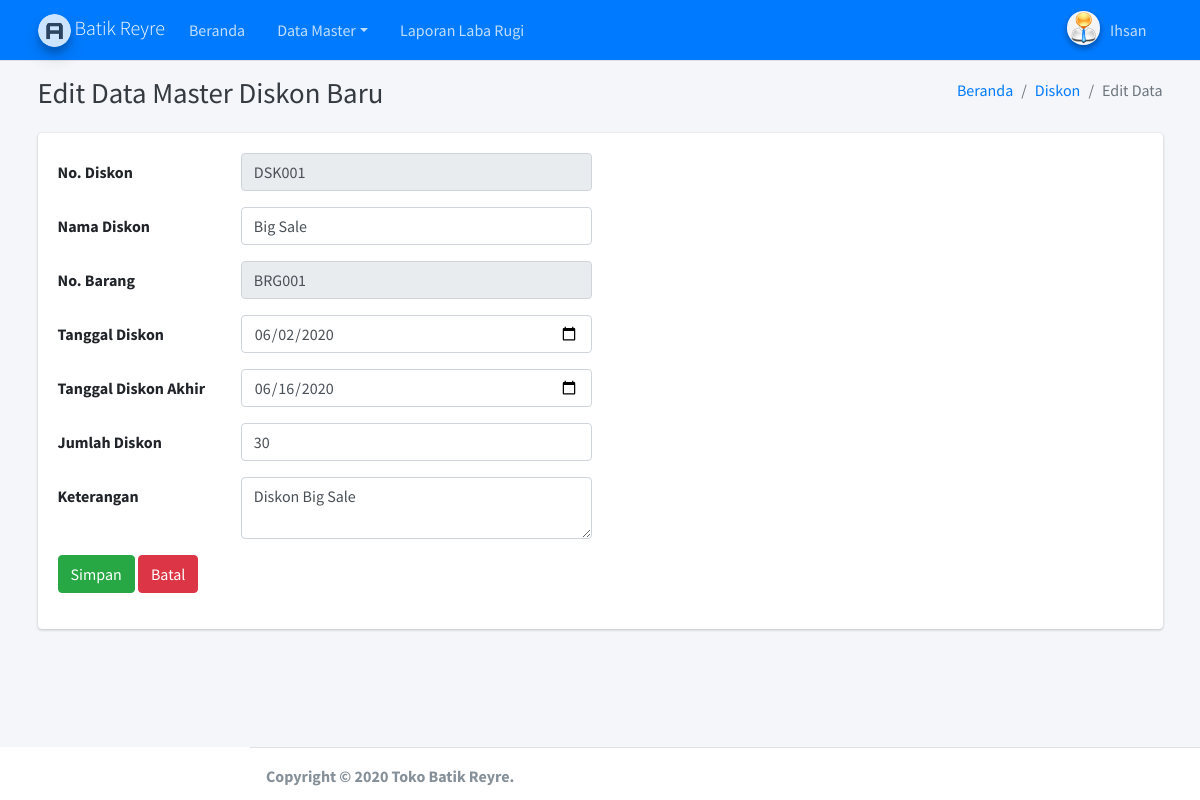
Page /paneladmin/admin.php?hlm=diskon&aksi=edit&no_diskon=DSK001 (signed in) on the committed database.
### tables this page shows
CREATE TABLE `tbl_diskon` (
  `no_diskon` varchar(50) NOT NULL,
  `no_brg` varchar(50) NOT NULL,
  `jml_diskon` int(11) NOT NULL
);

CREATE TABLE `tbl_diskon_detail` (
  `no_diskon` varchar(50) NOT NULL,
  `nm_diskon` varchar(250) NOT NULL,
  `no_brg` varchar(50) NOT NULL,
  `tgl_diskon` date NOT NULL,
  `tgl_diskon_akhir` date NOT NULL,
  `jml_diskon` int(11) NOT NULL,
  `ket` text NOT NULL
);

### paneladmin/site/diskon/diskon_edit.php (the view)
<?php
if( empty( $_SESSION['id_user'] ) ){
	$_SESSION['err'] = '<strong>ERROR!</strong> Anda harus login terlebih dahulu.';
	header('Location: ./');
	die();
} else {
	if( isset( $_REQUEST['submit'] )){
		$no_diskon = $_REQUEST['no_diskon'];
		$nm_diskon = $_REQUEST['nm_diskon'];
		$no_brg = $_REQUEST['no_brg'];
		$tgl_diskon = $_REQUEST['tgl_diskon'];
		$tgl_diskon_akhir = $_REQUEST['tgl_diskon_akhir'];
		$jml_diskon = $_REQUEST['jml_diskon'];
		$ket = $_REQUEST['ket'];
		$sql3 = mysqli_query($koneksi, "SELECT * FROM tbl_barang WHERE tbl_barang.no_brg='$_REQUEST[no_brg]'");
		$row3 = mysqli_fetch_array($sql3);
		$harga_akhir = $row3['harga'] - ($row3['harga']*($jml_diskon/100));
		$sql = mysqli_query($koneksi, "UPDATE tbl_diskon, tbl_diskon_detail, tbl_barang SET nm_diskon='$nm_diskon', tbl_diskon.no_brg='$no_brg', tbl_diskon_detail.no_brg='$no_brg', tgl_diskon='$tgl_diskon', tgl_diskon_akhir='$tgl_diskon_akhir', tbl_diskon.jml_diskon='$jml_diskon', tbl_diskon_detail.jml_diskon='$jml_diskon', tbl_barang.diskon='$jml_diskon', tbl_barang.harga_akhir='$harga_akhir', ket='$ket' WHERE tbl_diskon.no_diskon='$no_diskon' AND tbl_diskon_detail.no_diskon='$no_diskon' AND tbl_barang.no_brg='$_REQUEST[no_brg]'");
		if($sql == true){
			echo '<META HTTP-EQUIV="Refresh" Content="0; URL=./admin.php?hlm=diskon">';
			die();
		} else {
			echo 'ERROR! Periksa penulisan querynya.'. mysqli_error($koneksi);
		}
	} else {
		$no_diskon = $_REQUEST['no_diskon'];
		$sql = mysqli_query($koneksi, "SELECT * FROM tbl_diskon, tbl_diskon_detail WHERE tbl_diskon.no_diskon='$no_diskon' AND tbl_diskon_detail.no_diskon='$no_diskon'") or die( mysqli_error($koneksi));
		while($row = mysqli_fetch_array($sql)){
?>
  <div class="content-wrapper">
    <div class="content-header">
      <div class="container">
        <div class="row mb-2">
          <div class="col-sm-6">
            <h1 class="m-0 text-dark"> Edit Data Master Diskon Baru</h1>
          </div>
          <div class="col-sm-6">
            <ol class="breadcrumb float-sm-right">
              <li class="breadcrumb-item"><a href="admin.php">Beranda</a></li>
              <li class="breadcrumb-item"><a href="./admin.php?hlm=diskon">Diskon</a></li>
			  <li class="breadcrumb-item active">Edit Data</li>
            </ol>
          </div>
        </div>
      </div>
    </div>
<div class="content">
<div class="container">
<div class="row">
<div class="col-lg-12">
<div class="card">
<form method="post" action="" class="form-horizontal" role="form" enctype="multipart/form-data">
<div class="card-body">
	<div class="form-group row">
		<label for="no_diskon" class="col-sm-2 col-form-label">No. Diskon</label>
		<div class="col-sm-4">
			<input type="text" readonly="" value="<?php echo $row['no_diskon']; ?>" class="form-control" id="no_diskon" name="no_diskon" placeholder="No. Diskon" required>
		</div>
	</div>
	<div class="form-group row">
		<label for="nm_diskon" class="col-sm-2 col-form-label">Nama Diskon</label>
		<div class="col-sm-4">
			<input type="text" class="form-control" id="nm_diskon" name="nm_diskon" value="<?php echo $row['nm_diskon']; ?>" placeholder="Nama Barang" required>
		</div>
	</div>
	<div class="form-group row">
		<label for="no_brg" class="col-sm-2 col-form-label">No. Barang</label>
		<div class="col-sm-4">
			<input type="text" readonly="" value="<?php echo $row['no_brg']; ?>" class="form-control" id="no_brg" name="no_brg"  placeholder="No. Diskon" required>
		</div>
	</div>
	<div class="form-group row">
		<label for="tgl_diskon" class="col-sm-2 col-form-label">Tanggal Diskon</label>
		<div class="col-sm-4">
			<input type="date" class="form-control" id="tgl_diskon" name="tgl_diskon" value="<?php echo $row['tgl_diskon']; ?>" placeholder="Tanggal Diskon" required>
		</div>
	</div>
	<div class="form-group row">
		<label for="tgl_diskon_akhir" class="col-sm-2 col-form-label">Tanggal Diskon Akhir</label>
		<div class="col-sm-4">
			<input type="date" class="form-control" id="tgl_diskon_akhir" name="tgl_diskon_akhir" value="<?php echo $row['tgl_diskon_akhir']; ?>" placeholder="Tanggal Diskon Akhir" required>
		</div>
	</div>
	<div class="form-group row">
		<label for="jml_diskon" class="col-sm-2 col-form-label">Jumlah Diskon</label>
		<div class="col-sm-4">
			<input type="text" class="form-control" id="jml_diskon" name="jml_diskon" value="<?php echo $row['jml_diskon']; ?>" placeholder="Jumlah Diskon" required>
		</div>
	</div>
	<div class="form-group row">
		<label for="ket" class="col-sm-2 col-form-label">Keterangan</label>
		<div class="col-sm-4">
			<textarea class="form-control" id="ket" name="ket" placeholder="ket" required><?php echo $row['ket']; ?></textarea>
		</div>
	</div>
	<div class="form-group row">
		<div class="col-sm-4">
			<button type="submit" name="submit" class="btn btn-success">Simpan</button>
			<a href="./admin.php?hlm=diskon" type="submit" class="btn btn-danger">Batal</a>
		</div>
	</div>
</div>
</form>
</div>
</div>
</div>
</div>
</div>
<?php
	}
	}
}
?>

### rows in the picture
tbl_diskon: no_diskon "DSK001", nm_diskon "Big Sale", no_brg "BRG001", tgl_diskon "06/02/2020", tgl_diskon_akhir "06/16/2020", jml_diskon "30", ket "Diskon Big Sale"

### other values in the picture
$_SESSION['nm_admin'] "Ihsan"
